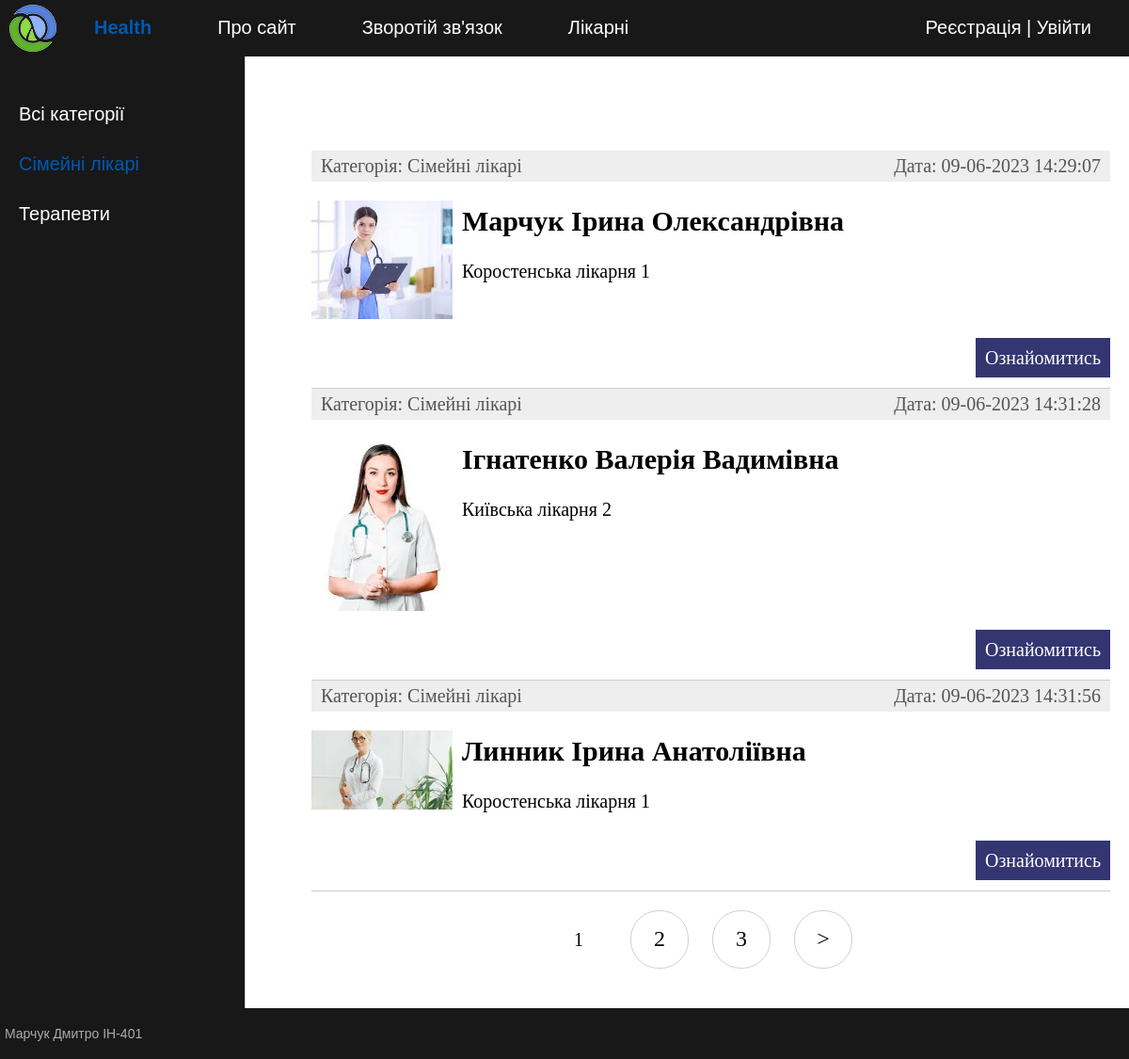
The app's page /category/family/ with its own data.
### doctors/models.py (models this page shows, shortened)
class Category(models.Model):
    name = models.CharField(max_length=100, db_index=True, verbose_name="Категорія")
    slug = models.SlugField(max_length=255, unique=True, db_index=True, verbose_name="URL")
    def __str__(self):
        return self.name
    def get_absolute_url(self):
        return reverse('category', kwargs={'cat_slug': self.slug})
    class Meta:
        verbose_name = 'Категорія'
        verbose_name_plural = 'Категорії'
        ordering = ['id']

class Doctors(models.Model):
    title = models.CharField(max_length=255, verbose_name="Заголовок")
    slug = models.SlugField(max_length=255, unique=True, db_index=True, verbose_name="URL")
    content = models.TextField(blank=True, verbose_name="Текст")
    photo = models.ImageField(upload_to="photos/%Y/%m/%d/", verbose_name="Фото")
    time_create = models.DateTimeField(auto_now_add=True, verbose_name="Час створення")
    time_update = models.DateTimeField(auto_now=True, verbose_name="Час зміни")
    is_published = models.BooleanField(default=True, verbose_name="Публікація")
    cat = models.ForeignKey('Category', on_delete=models.PROTECT, verbose_name="Категорії")
    def get_absolute_url(self):
        return reverse('post', kwargs={'post_slug': self.slug})
    class Meta:
        verbose_name = 'Лікарі'
        verbose_name_plural = 'Лікарі'
        ordering = ['id']

### doctors/views.py (the view)
# urls.py: path('category/<slug:cat_slug>/', DoctorsCategory.as_view(), name='category'),
class DoctorsCategory(DataMixin, ListView):
    model = Doctors
    template_name = 'doctors/index.html'
    context_object_name = 'posts'
    allow_empty = False
    def get_queryset(self):
        return Doctors.objects.filter(cat__slug=self.kwargs['cat_slug'], is_published=True).select_related('cat')
    def get_context_data(self, *, object_list=None, **kwargs):
        context = super().get_context_data(**kwargs)
        c_def = self.get_user_context(title='Категорія - ' + str(context['posts'][0].cat),
                                      cat_selected=context['posts'][0].cat_id)
        return dict(list(context.items()) + list(c_def.items()))

### doctors/templatetags/doctors_tags.py (called while the page is built)
@register.inclusion_tag('doctors/list_categories.html')
def show_categories(sort=None, cat_selected=0):
    if not sort:
        cats = Category.objects.all()
    else:
        cats = Category.objects.order_by(sort)
    return {"cats": cats, "cat_selected": cat_selected}

### doctors/utils.py (called while the page is built)
    def get_user_context(self, **kwargs):
        context = kwargs
        cats = Category.objects.annotate(Count('doctors'))
        user_menu = menu.copy()
        if not self.request.user.is_authenticated:
            user_menu.pop(1)
        context['menu'] = user_menu
        context['cats'] = cats
        if 'cat_selected' not in context:
            context['cat_selected'] = 0
        return context

### doctors/templates/doctors/index.html (shortened to what this page needs)
{% extends 'doctors/base.html' %}
{% block content %}
<ul class="list-articles">
	{% for p in posts %}
			<li><div class="article-panel">
				<p class="first">Категорія: {{p.cat}}</p>
				<p class="last">Дата: {{p.time_update|date:"d-m-Y H:i:s"}}</p>
			</div>
				{% if p.photo %}
					<p><img class="img-article-left thumb" src="{{p.photo.url}}" ></p>
				{% endif %}
				<h2>{{p.title}}</h2>
		{% autoescape on %}
		{{p.content|linebreaks|truncatewords:50}}
		{% endautoescape %}
				<p class="link-read-post"><a href="{{ p.get_absolute_url }}">Ознайомитись</a></p>
				</li>
	{% endfor %}
</ul>
{% endblock %}

### doctors/templates/doctors/list_categories.html
{% for c in cats %}
	{% if c.pk == cat_selected %}
		<li class="selected">{{c.name}}</li>
	{% else %}
		<li><a href="{{ c.get_absolute_url }}">{{c.name}}</a></li>
	{% endif %}
{% endfor %}

### doctors/static/doctors/css/styles.css (style rules this page uses)
html, body { font-family: 'Arial'; margin: 0; padding: 0; height: 100%; width: 100%; color: #444; }
a { color: #0059b2; text-decoration: none; }
img { max-width: 600px; height: auto; }
img.img-article-left { max-width: 300px; height: auto; float: left; padding: 0 10px 10px 0; }
img.img-article-left.thumb { max-width: 150px; height: auto; }
p.link-read-post { text-align: right; }
p.link-read-post a { padding: 10px; min-width: 100px; background: #333671; color: #fff; text-decoration: none; }
div.article-panel { background: #eee; padding: 5px 10px 5px 10px; box-sizing: border-box; overflow: hidden; color: #555; }
div.article-panel p.first { margin: 0; float: left; }
div.article-panel p.last { margin: 0; float: right; }
ul.list-articles { list-style: none; margin: 0; padding: 0; }
ul.list-articles li { border-bottom: 1px solid #ccc; }
.left-chapters ul li { margin: 30px 0 0 0; color: #999; }
.left-chapters ul li.selected { color: #0059b2; }
.left-chapters ul li a { color: #fff; text-decoration: none; }

### records on screen
Category: name "Сімейні лікарі"
Category: name "Терапевти"
Doctors: cat "Сімейні лікарі", time_update "09-06-2023 14:29:07", photo (picture), title "Марчук Ірина Олександрівна", content "Коростенська лікарня 1"
Doctors: cat "Сімейні лікарі", time_update "09-06-2023 14:31:28", photo (picture), title "Ігнатенко Валерія Вадимівна", content "Київська лікарня 2"
Doctors: cat "Сімейні лікарі", time_update "09-06-2023 14:31:56", photo (picture), title "Линник Ірина Анатоліївна", content "Коростенська лікарня 1"

### other values on screen
{{ m.title }} "Про сайт" "Зворотій зв'язок" "Лікарні"
{{ p }} "1"
{{ p }} "2" "3"
